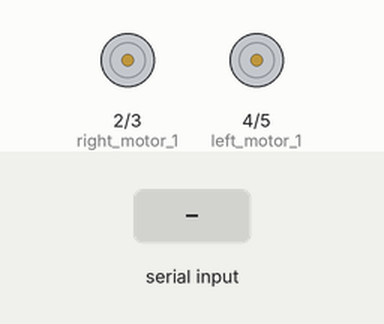
Recording of a sketch running on a simulated Arduino Uno, built with avr-gcc and run on an emulated ATmega328P. Parts: motor-driver pin pairs drawn as motors (green arrow = first pin HIGH = forward, orange = second pin HIGH = backward, longer = more drive). The test bench sets the inputs (shaded band).

Above: at 1.2 s.
1.3 s: "f" received over Serial
At 1.7 s:
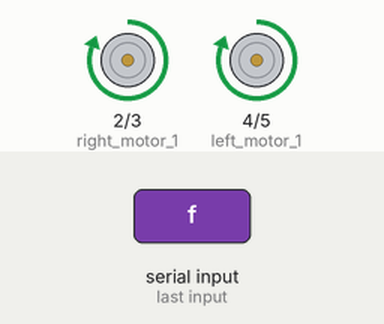
3.3 s: "b" received over Serial
At 3.7 s:
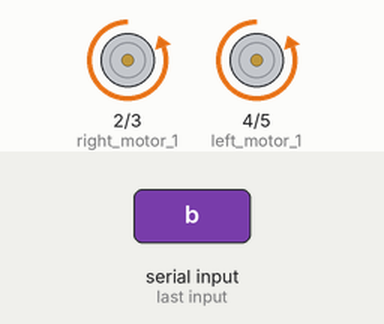
5.3 s: "r" received over Serial
At 5.7 s:
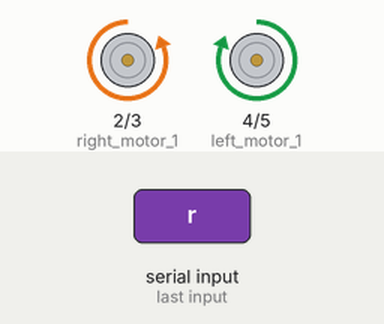
7.3 s: "l" received over Serial
At 7.7 s:
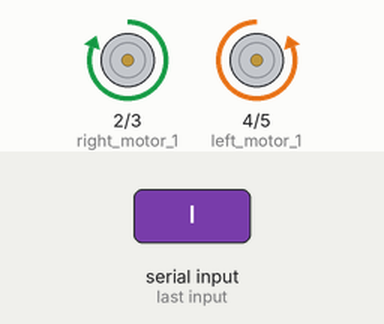
Timing chart, 0 to 10.3 s (numbered marks = the images above; inputs shaded):
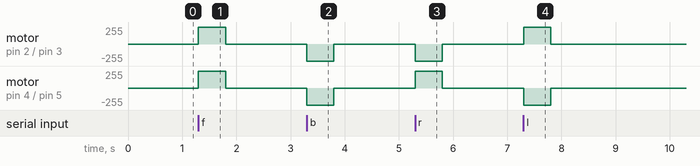

The sketch:

12_bluetooth_controlled_robot.ino
```cpp
/*bluetooth pin connections
TX-->RX of arduino
RX--> TX of arduino*/

int right_motor_1=2;        // Connect right side motor 1st wire to 2 pin of UNO board
int right_motor_2=3;        // Connect right side motor 2nd wire to 3 pin of UNO board
int left_motor_1=4;         // Connect left side motor 1st wire to 4 pin of UNO board
int left_motor_2=5;         /* Connect left side motor 2nd wire to 5 pin of UNO board*/

void setup()
{
  pinMode(right_motor_1, OUTPUT);
  pinMode(right_motor_2, OUTPUT);
  pinMode(left_motor_1, OUTPUT);
  pinMode(left_motor_2, OUTPUT);
  Serial.begin(9600);
}

void rest()
{
  digitalWrite(right_motor_1, LOW);
  digitalWrite(right_motor_2,LOW);
  digitalWrite(left_motor_1, LOW);
  digitalWrite(left_motor_2, LOW);
}

void loop()
{
  if(Serial.available()>0)
  {
    char command = Serial.read();
      if(command == 'f')// move forward
      {
        digitalWrite(right_motor_1,HIGH);
        digitalWrite(right_motor_2, LOW);
        digitalWrite(left_motor_1, HIGH);
        digitalWrite(left_motor_2, LOW);
        delay(500);
      }
      if(command == 'b')
      {
        digitalWrite(right_motor_1,LOW);
        digitalWrite(right_motor_2,HIGH);
        digitalWrite(left_motor_1,LOW);
        digitalWrite(left_motor_2,HIGH);
        delay(500);
      }
      if(command == 'r')
      {
        digitalWrite(right_motor_1,LOW);
        digitalWrite(right_motor_2,HIGH);
        digitalWrite(left_motor_1,HIGH);
        digitalWrite(left_motor_2,LOW);
        delay(500);
      }
      if(command == 'l')
      {
        digitalWrite(right_motor_1,HIGH);
        digitalWrite(right_motor_2,LOW);
        digitalWrite(left_motor_1,LOW);
        digitalWrite(left_motor_2,HIGH);
        delay(500);
      }
      rest();
  }
}
```

Measured:
- after the input at 1.3 s, motor on pin 2 (right_motor_1) / pin 3 (right_motor_2), motor on pin 4 (left_motor_1) / pin 5 (left_motor_2): stopped → forward 255/255 at once, → stopped 0.50 s later
- after the input at 3.3 s, motor on pin 2 (right_motor_1) / pin 3 (right_motor_2), motor on pin 4 (left_motor_1) / pin 5 (left_motor_2): stopped → backward 255/255 at once, → stopped 0.50 s later
- after the input at 5.3 s, motor on pin 2 (right_motor_1) / pin 3 (right_motor_2): stopped → backward 255/255 at once, → stopped 0.50 s later; motor on pin 4 (left_motor_1) / pin 5 (left_motor_2): stopped → forward 255/255 at once, → stopped 0.50 s later
- after the input at 7.3 s, motor on pin 2 (right_motor_1) / pin 3 (right_motor_2): stopped → forward 255/255 at once, → stopped 0.50 s later; motor on pin 4 (left_motor_1) / pin 5 (left_motor_2): stopped → backward 255/255 at once, → stopped 0.50 s later
